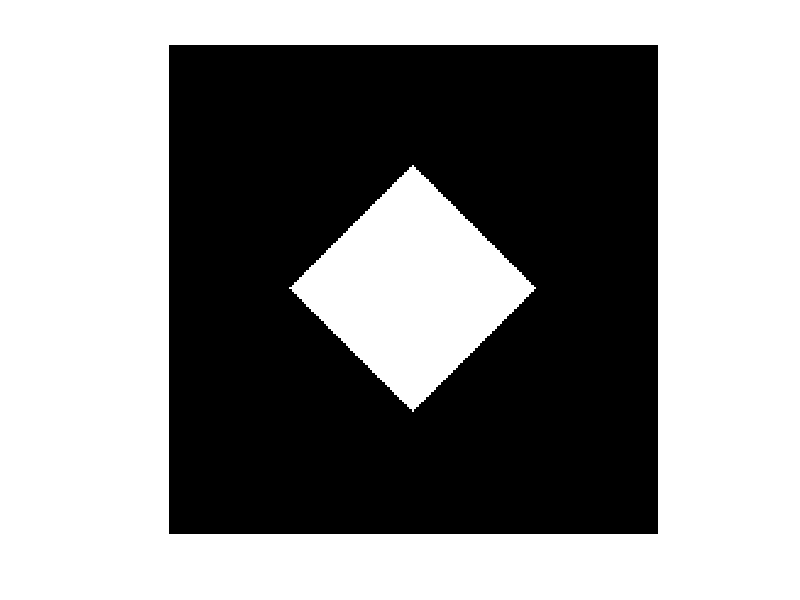

Source code (MATLAB):
img = zeros(200,200);
Cx = 100;
Cy = 100;
myRad = 50;
for i=1:1:200
    for j=1:1:200
        if abs(Cx-i) + abs(Cy-j) <= myRad
            img(i,j) = 255;
        end
    end
end
imshow(img,[]);